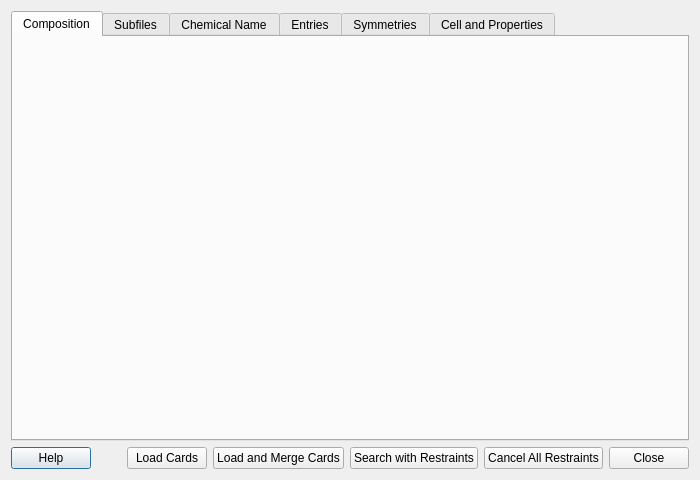
<?xml version="1.0" encoding="UTF-8"?>
<ui version="4.0">
 <class>RestraintsDialog</class>
 <widget class="QDialog" name="RestraintsDialog">
  <property name="geometry">
   <rect>
    <x>0</x>
    <y>0</y>
    <width>700</width>
    <height>480</height>
   </rect>
  </property>
  <property name="windowTitle">
   <string>Search Restraints</string>
  </property>
  <layout class="QVBoxLayout" name="verticalLayout">

   <!-- Tab widget with 6 tabs -->
   <item>
    <widget class="QTabWidget" name="tabWidget">
     <property name="currentIndex">
      <number>0</number>
     </property>

     <!-- Tab 1: Composition (layout populated in C++) -->
     <widget class="QWidget" name="tabComposition">
      <attribute name="title">
       <string>Composition</string>
      </attribute>
     </widget>

     <!-- Tab 2: Subfiles -->
     <widget class="QWidget" name="tabSubfiles">
      <attribute name="title">
       <string>Subfiles</string>
      </attribute>
      <layout class="QVBoxLayout" name="layoutSubfiles">
       <item>
        <spacer name="spacerSubfiles">
         <property name="orientation"><enum>Qt::Orientation::Vertical</enum></property>
         <property name="sizeHint" stdset="0"><size><width>20</width><height>40</height></size></property>
        </spacer>
       </item>
      </layout>
     </widget>

     <!-- Tab 3: Chemical Name -->
     <widget class="QWidget" name="tabChemicalName">
      <attribute name="title">
       <string>Chemical Name</string>
      </attribute>
      <layout class="QVBoxLayout" name="layoutChemicalName">
       <item>
        <spacer name="spacerChemNameTop">
         <property name="orientation"><enum>Qt::Orientation::Vertical</enum></property>
         <property name="sizeHint" stdset="0"><size><width>20</width><height>40</height></size></property>
        </spacer>
       </item>
       <item>
        <layout class="QHBoxLayout" name="layoutChemNameCenter">
         <item>
          <spacer name="spacerChemNameLeft">
           <property name="orientation"><enum>Qt::Orientation::Horizontal</enum></property>
           <property name="sizeHint" stdset="0"><size><width>60</width><height>20</height></size></property>
          </spacer>
         </item>
         <item>
          <layout class="QVBoxLayout" name="layoutChemNameInner">
           <item>
            <widget class="QLabel" name="labelChemicalName">
             <property name="text"><string>Chemical name (substring match):</string></property>
            </widget>
           </item>
           <item>
            <widget class="QLineEdit" name="chemicalNameEdit">
             <property name="placeholderText"><string>e.g.  nickel, potassium</string></property>
            </widget>
           </item>
          </layout>
         </item>
         <item>
          <spacer name="spacerChemNameRight">
           <property name="orientation"><enum>Qt::Orientation::Horizontal</enum></property>
           <property name="sizeHint" stdset="0"><size><width>60</width><height>20</height></size></property>
          </spacer>
         </item>
        </layout>
       </item>
       <item>
        <spacer name="spacerChemNameBottom">
         <property name="orientation"><enum>Qt::Orientation::Vertical</enum></property>
         <property name="sizeHint" stdset="0"><size><width>20</width><height>40</height></size></property>
        </spacer>
       </item>
      </layout>
     </widget>

     <!-- Tab 4: Entries -->
     <widget class="QWidget" name="tabEntries">
      <attribute name="title">
       <string>Entries</string>
      </attribute>
      <layout class="QVBoxLayout" name="layoutEntries">
       <item>
        <spacer name="spacerEntries">
         <property name="orientation"><enum>Qt::Orientation::Vertical</enum></property>
         <property name="sizeHint" stdset="0"><size><width>20</width><height>40</height></size></property>
        </spacer>
       </item>
      </layout>
     </widget>

     <!-- Tab 5: Symmetries -->
     <widget class="QWidget" name="tabSymmetries">
      <attribute name="title">
       <string>Symmetries</string>
      </attribute>
      <layout class="QVBoxLayout" name="layoutSymmetries">
       <item>
        <spacer name="spacerSymmetries">
         <property name="orientation"><enum>Qt::Orientation::Vertical</enum></property>
         <property name="sizeHint" stdset="0"><size><width>20</width><height>40</height></size></property>
        </spacer>
       </item>
      </layout>
     </widget>

     <!-- Tab 6: Cell and Properties -->
     <widget class="QWidget" name="tabCellAndProperties">
      <attribute name="title">
       <string>Cell and Properties</string>
      </attribute>
      <layout class="QVBoxLayout" name="layoutCellAndProperties">
       <item>
        <spacer name="spacerCellAndProperties">
         <property name="orientation"><enum>Qt::Orientation::Vertical</enum></property>
         <property name="sizeHint" stdset="0"><size><width>20</width><height>40</height></size></property>
        </spacer>
       </item>
      </layout>
     </widget>

    </widget>
   </item>

   <!-- Button row -->
   <item>
    <layout class="QHBoxLayout" name="buttonLayout">
     <item>
      <widget class="QPushButton" name="helpButton">
       <property name="text"><string>Help</string></property>
      </widget>
     </item>
     <item>
      <spacer name="buttonSpacer">
       <property name="orientation"><enum>Qt::Orientation::Horizontal</enum></property>
       <property name="sizeHint" stdset="0"><size><width>40</width><height>20</height></size></property>
      </spacer>
     </item>
     <item>
      <widget class="QPushButton" name="loadCardsButton">
       <property name="text"><string>Load Cards</string></property>
      </widget>
     </item>
     <item>
      <widget class="QPushButton" name="loadMergeButton">
       <property name="text"><string>Load and Merge Cards</string></property>
      </widget>
     </item>
     <item>
      <widget class="QPushButton" name="searchButton">
       <property name="text"><string>Search with Restraints</string></property>
      </widget>
     </item>
     <item>
      <widget class="QPushButton" name="cancelRestraintsButton">
       <property name="text"><string>Cancel All Restraints</string></property>
      </widget>
     </item>
     <item>
      <widget class="QPushButton" name="closeButton">
       <property name="text"><string>Close</string></property>
      </widget>
     </item>
    </layout>
   </item>

  </layout>
 </widget>
 <resources/>
 <connections/>
</ui>
